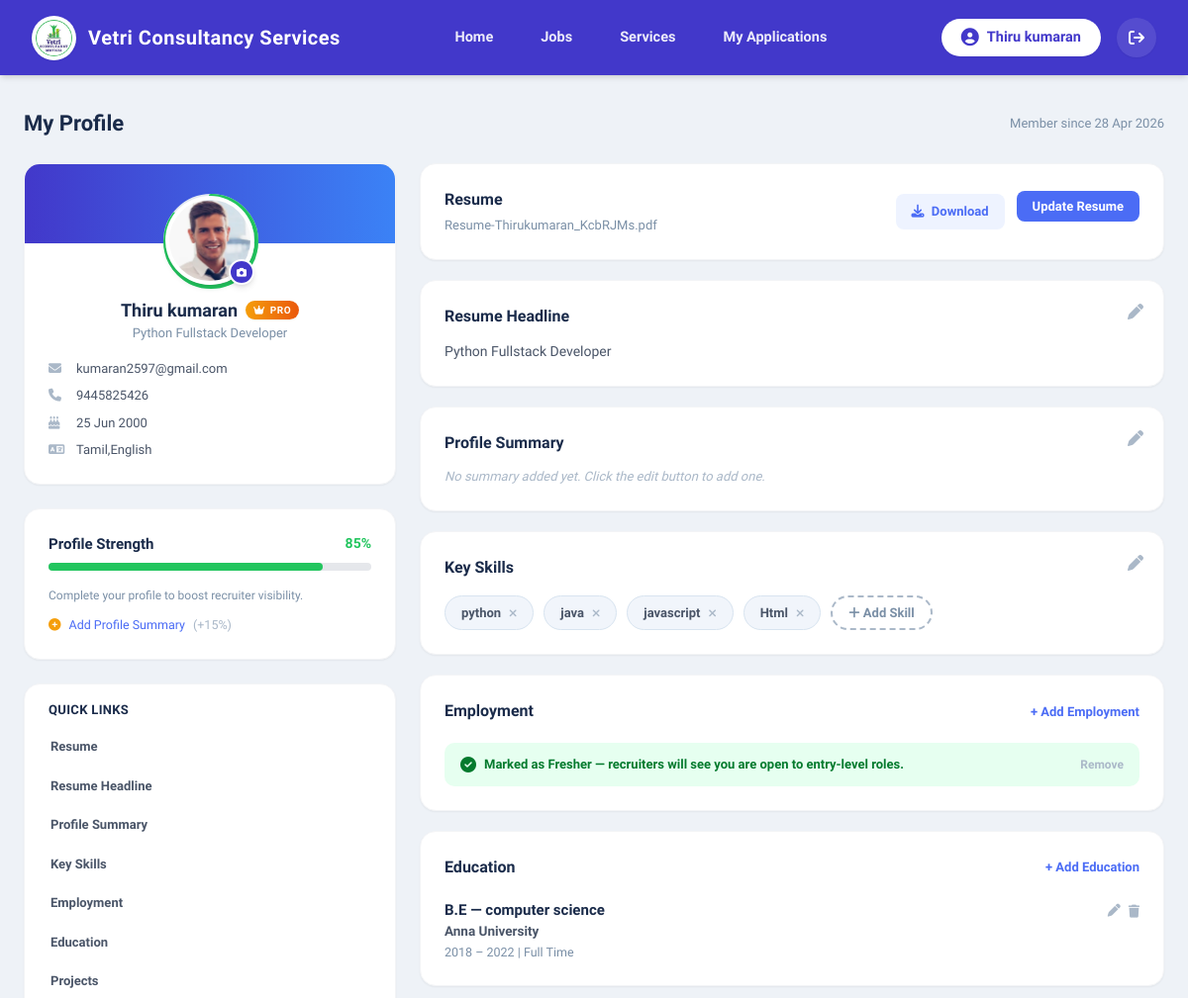
/candidate/profile/ (signed in, upper part), run on an earlier commit of the app's database.
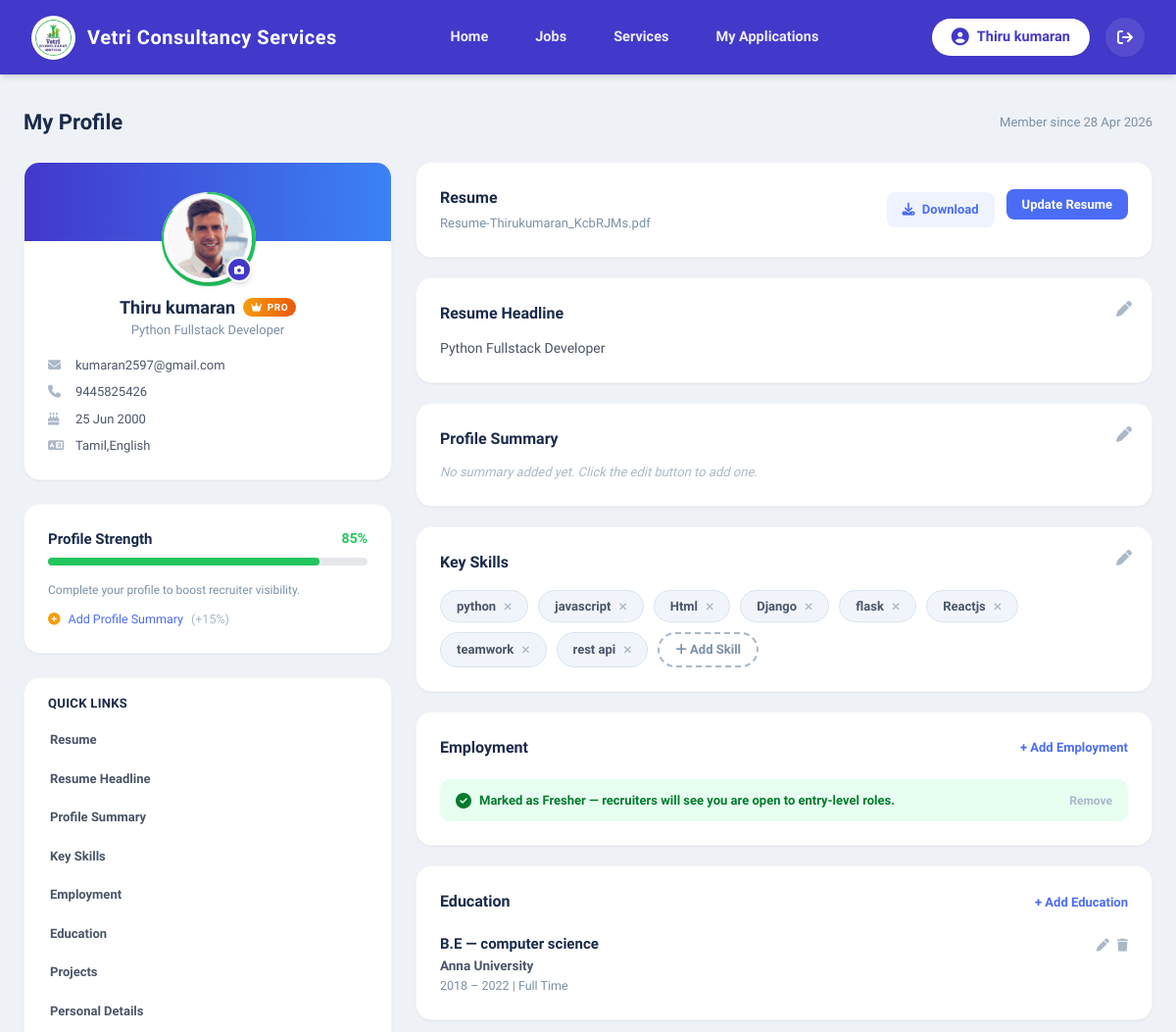
And on a later commit of the database.
### vcs/models.py (models this page shows, shortened)
class Skill(models.Model):
    name = models.CharField(max_length=100, unique=True)

class Education(models.Model):
    candidate = models.ForeignKey('CandidateProfile', on_delete=models.CASCADE, related_name='educations', null=True, blank=True)
    trainee = models.ForeignKey('TraineeProfile', on_delete=models.CASCADE, related_name='educations', null=True, blank=True)
    education_level = models.CharField(max_length=100, help_text="e.g. B.Tech / B.E.")
    course = models.CharField(max_length=100, help_text="e.g. Computer Science")
    university = models.CharField(max_length=200)
    start_year = models.IntegerField()
    end_year = models.IntegerField()
    COURSE_TYPE_CHOICES = (('Full Time', 'Full Time'), ('Part Time', 'Part Time'), ('Correspondence', 'Correspondence'))
    course_type = models.CharField(max_length=20, choices=COURSE_TYPE_CHOICES, default='Full Time')
    class Meta:
        ordering = ['-end_year'] # Orders by most recent graduation first

### vcs/views.py (the view)
# urls.py: path('candidate/profile/', views.candidate_profile, name='candidate_profile'),
@login_required(login_url='login')
def candidate_profile(request):
    if request.user.role != User.Role.CANDIDATE:
        return redirect('login')
    profile, _ = CandidateProfile.objects.get_or_create(
        user=request.user, defaults={'full_name': request.user.username}
    )
    has_employment = profile.employments.exists() or profile.is_fresher
    return render(request, 'candidate_profile.html', {
        'profile': profile,
        'has_employment': has_employment,
        'ui_settings': get_ui(),
        'quick_links': [
            ('resume', 'Resume'), ('headline', 'Resume Headline'),
            ('summary', 'Profile Summary'), ('skills', 'Key Skills'),
            ('employment', 'Employment'), ('education', 'Education'),
            ('projects', 'Projects'), ('personal', 'Personal Details'),
        ],
    })

### vcs/context_processors.py (called while the page is built)
def site_settings(request):
    return {'ui_settings': UISettings.objects.first()}

### vcs/views.py (called while the page is built)
def get_ui():
    return UISettings.objects.first()

### vcs/templates/candidate_profile.html (shortened to what the changed rows need)
{% extends 'base.html' %}
{% block content %}
<div class="max-w-[1200px] mx-auto px-4 sm:px-6 py-8">
    <div class="mb-6 flex justify-between items-center">
        <h1 class="text-[22px] font-extrabold text-[#1a2b4a]">My Profile</h1>
    </div>
    <div class="flex flex-col lg:flex-row gap-6">
        <div class="lg:w-1/3 space-y-6">
            <div class="bg-white rounded-[16px] shadow-sm border border-gray-100 relative overflow-hidden">
                <div class="px-6 pb-6 flex flex-col items-center -mt-12">
                    <h2 class="text-[18px] font-bold text-[#1a2b4a] text-center flex items-center justify-center gap-2">
                        {{ profile.full_name }}
                        {% if profile.subscription_type == 'Pro' %}
                            <span class="bg-gradient-to-r from-[#f59e0b] to-[#ea580c] text-white text-[10px] font-extrabold px-2 py-0.5 rounded-full tracking-wider uppercase shadow-sm">
                                <i class="fa-solid fa-crown mr-0.5"></i> Pro
                            </span>
                        {% endif %}
                    </h2>
                </div>
            </div>
            <div class="bg-white rounded-[16px] py-4 shadow-sm border border-gray-100 hidden lg:block sticky top-[90px]">
                <nav class="flex flex-col text-[13px] font-semibold text-[#4a5568]">
                    {% for anchor, label in quick_links %}
                    <a href="#{{ anchor }}"
                       class="px-6 py-2.5 hover:bg-[#f8fbff] hover:text-[#4b6cf5] transition-colors border-l-2 border-transparent hover:border-[#4b6cf5]">
                        {{ label }}
                    </a>
                    {% endfor %}
                </nav>
            </div>
        </div>
        <div class="lg:w-2/3 space-y-5">
            <div id="skills" class="bg-white rounded-[16px] p-6 shadow-sm border border-gray-100 relative">
                <div class="flex flex-wrap gap-2.5">
                    {% for skill in profile.skills.all %}
                    <span class="bg-[#f1f5fb] border border-[#d8e4f0] text-[#4a5568] text-[13px] font-semibold px-4 py-1.5 rounded-full flex items-center gap-2">
                        {{ skill.name }}
                        <form method="POST" action="{% url 'remove_skill' skill.id %}" class="inline">
                            <button type="submit" class="text-[#aab8c8] hover:text-[#e05c5c] transition text-[11px]">
                                <i class="fa-solid fa-xmark"></i>
                            </button>
                        </form>
                    </span>
                    {% empty %}
                    <p class="text-[13px] text-[#aab8c8] italic w-full">No skills added yet.</p>
                    {% endfor %}
                    <button onclick="openModal('modal-skill')"
                        class="bg-white border-2 border-dashed border-[#aab8c8] text-[#7a8fa6] text-[13px] font-bold px-4 py-1.5 rounded-full cursor-pointer hover:border-[#4b6cf5] hover:text-[#4b6cf5] transition">
                        <i class="fa-solid fa-plus"></i> Add Skill
                    </button>
                </div>
            </div>
            <div id="education" class="bg-white rounded-[16px] p-6 shadow-sm border border-gray-100 relative">
                {% for edu in profile.educations.all %}
                <div class="border-b border-[#f0f4f8] pb-5 mb-5 last:border-0 last:pb-0 last:mb-0">
                    <div class="flex justify-between items-start">
                        <div>
                            <h4 class="text-[15px] font-bold text-[#1a2b4a]">
                                {{ edu.education_level }}{% if edu.course %} — {{ edu.course }}{% endif %}
                            </h4>
                            <p class="text-[13.5px] text-[#4a5568] font-semibold">{{ edu.university }}</p>
                            <p class="text-[12.5px] text-[#7a8fa6] mt-0.5">
                                {{ edu.start_year }} – {{ edu.end_year }} | {{ edu.course_type }}
                            </p>
                        </div>
                        <div class="flex gap-2">
                            <button onclick="openEditEducation({{ edu.id }}, '{{ edu.education_level }}', '{{ edu.course }}', '{{ edu.university }}', {{ edu.start_year }}, {{ edu.end_year }}, '{{ edu.course_type }}')"
                                class="text-[#aab8c8] hover:text-[#4b6cf5] transition text-[13px]">
                                <i class="fa-solid fa-pen"></i>
                            </button>
                            <form method="POST" action="{% url 'delete_education' edu.id %}">
                                <button type="submit" class="text-[#aab8c8] hover:text-[#e05c5c] transition text-[13px]"
                                        onclick="return confirm('Delete this education?')">
                                    <i class="fa-solid fa-trash"></i>
                                </button>
                            </form>
                        </div>
                    </div>
                </div>
                {% empty %}
                <p class="text-[13px] text-[#aab8c8] italic">No education added yet.</p>
                {% endfor %}
            </div>
        </div>
    </div>
</div>
{% endblock %}

What changed in the data, as far as the page shows it:
no longer on this page (row unchanged): Skill: name "java"
added Skill: name "Django"
added Skill: name "flask"
added Skill: name "Reactjs"
added Skill: name "teamwork"
added Skill: name "rest api"
Also different on the page:
new list line: "Personal Details"
